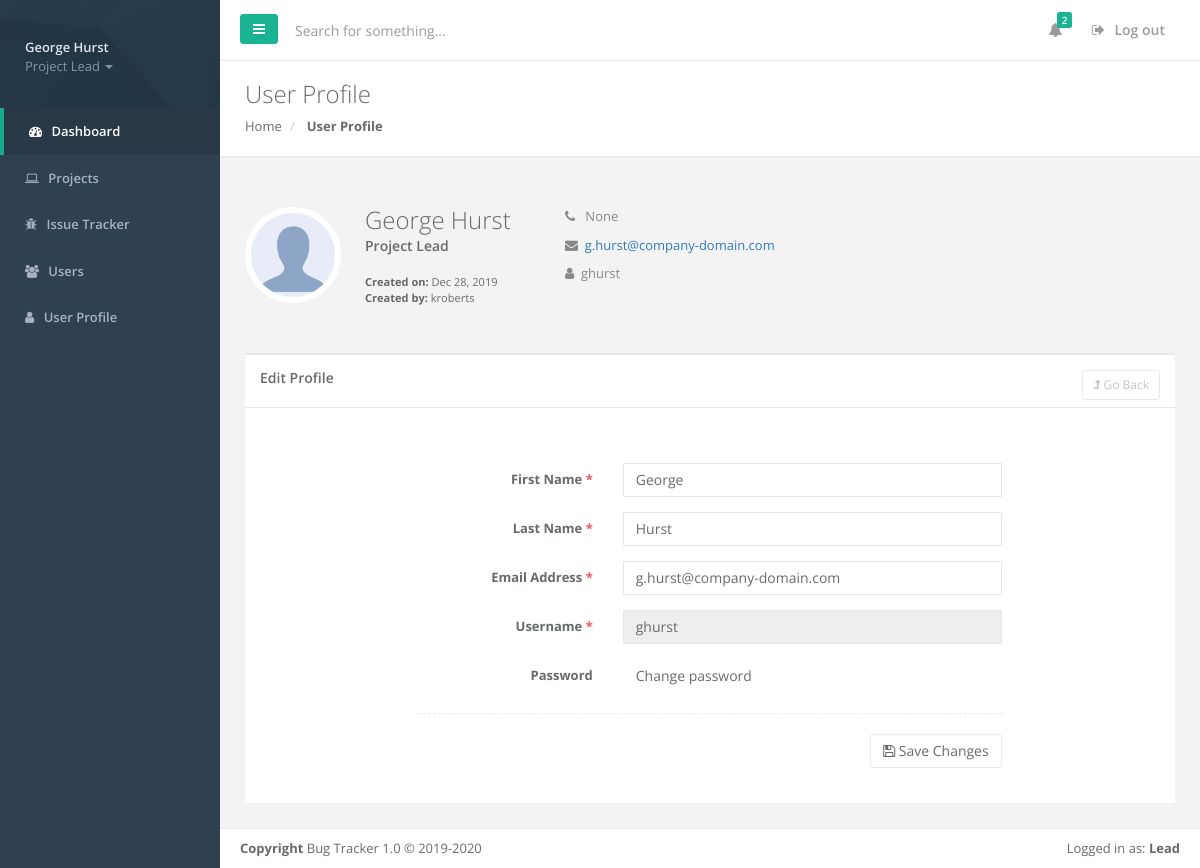
The page /user/profile (signed in) on the database its author committed.
### tables this page shows
CREATE TABLE 'bt_users' (
  'user_id' INTEGER PRIMARY KEY AUTOINCREMENT NOT NULL,
  'first_name' varchar(50),
  'last_name' varchar,
  'email' varchar(255),
  'work_phone' varchar(10),
  'username' varchar(255) NOT NULL,
  'password_hash' varchar(255) NOT NULL,
  'user_role' varchar(30) NOT NULL DEFAULT 'Member',
  'account_locked' varchar(1) NOT NULL DEFAULT 'N',
  'assigned_project' integer,
  'created_on' timestamp NOT NULL DEFAULT CURRENT_TIMESTAMP,
  'created_by' varchar(255) NOT NULL,
  'modified_on' timestamp,
  'modified_by' varchar(255),
  CONSTRAINT 'bt_user_project_fk' FOREIGN KEY ("assigned_project") REFERENCES "bt_projects" ("project_id"),
  CONSTRAINT 'bt_users_username_uk' UNIQUE ("username"),
  CONSTRAINT 'bt_users_user_role_ck' CHECK (user_role in ('Administrator','Manager','Lead','Member')),
  CONSTRAINT 'bt_users_user_assignment_ck' CHECK ( (user_role in ('Lead','Member') and assigned_project is not null) or
(user_role in ('Administrator','Manager') and assigned_project is null) )
);

### bugtracker/user.py (the view, shortened to what this page needs)
@bp.route('/user/profile', methods=('GET', 'POST'))
@login_required
def profile():
    user = get_user(g.user['user_id'])
    return render_template('user/profile.html', user=user)

### bugtracker/auth.py (called while the page is built)
@bp.before_app_request
def load_logged_in_user():
    user_id = session.get('user_id')
    if user_id is None:
        g.user = None
    else:
        g.user = get_db().execute('SELECT * FROM bt_users WHERE user_id = ?', (user_id,)).fetchone()

def login_required(view):
    @functools.wraps(view)
    def wrapped_view(**kwargs):
        if g.user is None:
            return redirect(url_for('auth.login'))
        return view(**kwargs)
    return wrapped_view

### bugtracker/db.py (called while the page is built)
def get_db():
    if 'db' not in g:
        g.db = sqlite3.connect(
            current_app.config['DATABASE'],
            detect_types=sqlite3.PARSE_DECLTYPES
        )
        g.db.row_factory = sqlite3.Row
    return g.db

### bugtracker/user.py (called while the page is built)
def get_user(id, check_login=True):
    user = get_db().execute(
        'SELECT *'
        ' FROM bt_users'
        ' WHERE user_id = ?',
        (id,)
    ).fetchone()
    if user is None:
        abort(404, "User id {0} doesn't exist.".format(id))
    if not g.user['user_role'] in ['Administrator', 'Manager']:
        if check_login and user['user_id'] != g.user['user_id']:
            abort(403, "Access denied, only administrator and managers can manage user accounts")
    return user

### bugtracker/templates/user/profile.html (shortened to what this page needs)
{% extends "base.html" %}
{% block stylesheets %}
    {{ super() }}
{% endblock stylesheets %}
{% block content %}
    <div class="row wrapper border-bottom white-bg page-heading">
        <div class="col-sm-4">
            <h2>User Profile</h2>
            <ol class="breadcrumb">
                <li>
                    <a href="{{ url_for('dashboard.index') }}">Home</a>
                </li>
                <li class="active">
                    <strong>User Profile</strong>
                </li>
            </ol>
        </div>
    </div>
    <div class="row">
        <div class="col-lg-12">
            <div class="wrapper wrapper-content animated fadeInUp">
                <div class="row m-b-lg m-t-lg">
                    <div class="col-md-4">
                        <div class="profile-image">
                            <img src="{{ url_for('static', filename='img/profile.png')}}" class="img-circle circle-border m-b-md" alt="profile">
                        </div>
                        <div class="profile-info">
                            <div class="">
                                <div>
                                    <h2 class="no-margins">
                                        {{ g.user['first_name'] + ' ' + g.user['last_name'] }}
                                    </h2>
                                    <h4>{% if g.user['user_role'] != 'Administrator' %}Project {% endif %}{{ g.user['user_role'] }}</h4>
                                    <div style="margin-top: 20px;">
                                        <small>
                                            <div>
                                                <strong>Created on:</strong> {{ g.user['created_on'].strftime('%b %d, %Y') }}
                                            </div>
                                            <div>
                                                <strong>Created by:</strong> {{ g.user['created_by'] }}
                                            </div>
                                        </small>
                                    </div>
                                </div>
                            </div>
                        </div>
                    </div>
                    <div class="col-md-3">
                        <ul class="list-unstyled">
                            <li>
                                <p class="text-muted">
                                    <i class="fa fa-phone"></i>&nbsp;&nbsp; <span class="txt-color-darken">{{ g.user['work_phone'] }}</span>
                                </p>
                            </li>
                            <li>
                                <p class="text-muted">
                                    <i class="fa fa-envelope"></i>&nbsp;&nbsp;<a href="mailto:simmons@smartadmin">{{ g.user['email'] }}</a>
                                </p>
                            </li>
                            <li>
                                <p class="text-muted">
                                    <i class="fa fa-user"></i>&nbsp;&nbsp;<span class="txt-color-darken">{{ g.user['username'] }}</span>
                                </p>
                            </li>
                        </ul>
                    </div>
                </div>
                <div class="ibox">
                    <div class="ibox-title">
                        <h5>Edit Profile</h5>
                        <div class="ibox-tools">
                            <a href="{{ url_for('dashboard.index') }}" class="btn btn-white btn-bitbucket btn-sm">
                                <i class="fa fa-level-up"></i> Go Back
                            </a>
                        </div>
                    </div>
                    <div class="ibox-content">
                        <div class="row m-b-sm m-t-sm">
                            <div class="col-md-10"></div>
                            <div class="col-md-2 text-right">
                            </div>
                        </div>
                        <br>
                        <div class="row">
                            <div class="col-md-2"></div>
                            <div class="col-md-8">
                                <form class="form-horizontal" method="post" action="">
                                    <div class="form-group">
                                        <label class="control-label col-sm-4" for="inputName">
                                            First Name <span class="text-danger">*</span>
                                        </label>
                                        <div class="col-sm-8">
                                            <input type="text" class="form-control" name="inputName" placeholder="Enter first name"
                                                value="{{ request.form['inputName'] or user['first_name'] }}" required="">
                                        </div>
                                    </div>
                                    <div class="form-group">
                                        <label class="control-label col-sm-4" for="inputLast">
                                            Last Name <span class="text-danger">*</span>
                                        </label>
                                        <div class="col-sm-8">
                                            <input type="text" class="form-control" name="inputLast" placeholder="Enter last name"
                                                value="{{ request.form['inputLast'] or user['last_name'] }}" required="">
                                        </div>
                                    </div>
                                    <div class="form-group">
                                        <label class="control-label col-sm-4" for="inputEmail">
                                            Email Address <span class="text-danger">*</span>
                                        </label>
                                        <div class="col-sm-8">
                                            <input type="email" class="form-control" name="inputEmail" placeholder="name@example.com"
                                                value="{{ request.form['inputEmail'] or user['email'] }}" required="">
                                        </div>
                                    </div>
                                    <div class="form-group">
                                        <label class="control-label col-sm-4" for="inputUsername">
                                            Username <span class="text-danger">*</span>
                                        </label>
                                        <div class="col-sm-8">
                                            <input type="text" class="form-control" name="inputUsername"
                                                value="{{ user['username'] }}" required="" readonly>
                                        </div>
                                    </div>
                                    <div class="form-group">
                                        <label class="control-label col-sm-4" for="inputUsername">Password </label>
                                        <div class="col-sm-8">
                                            <a type="link" href="{{ url_for('user.change_pass') }}" class="btn btn-outline btn-link">Change password</a>
                                        </div>
                                    </div>
                                    <div class="hr-line-dashed"></div>
                                    <div class="form-group text-right">
                                        <div class="col-sm-offset-2 col-sm-10">
                                            <button type="submit" class="btn btn-default"><i class="fa fa-save"></i> Save Changes</button>
                                        </div>
                                    </div>
                                </form>
                            </div>
                            <div class="col-md-2"></div>
                        </div>
                    </div>
                </div>
            </div>
        </div>
    </div>
{% endblock content %}

### bugtracker/templates/base.html (shortened to what this page needs)
<!DOCTYPE html>
<html lang="en">
<head>
    {% block head %}
        {% block stylesheets %}
            <link href="{{ url_for('static', filename='css/bootstrap.min.css') }}" rel="stylesheet">
            <link href="{{ url_for('static', filename='font-awesome/css/font-awesome.css') }}" rel="stylesheet">
            <link href="{{ url_for('static', filename='css/animate.css') }}" rel="stylesheet">
            <link href="{{ url_for('static', filename='css/style.css') }}" rel="stylesheet">
        {% endblock stylesheets %}
    {% endblock head %}
</head>
<body>
    <div id="wrapper">
        {% include "layout/sidebar.html" %}
        <div id="page-wrapper" class="gray-bg">
            {% include "layout/navigation.html" %}
            {% block content %}{% endblock content %}
            {% include "layout/footer.html" %}
        </div>
    </div>
</body>
</html>

### bugtracker/templates/layout/sidebar.html (shortened to what this page needs)
    <nav class="navbar-default navbar-static-side" role="navigation">
        <div class="sidebar-collapse">
            <ul class="nav metismenu" id="side-menu">
                <li class="nav-header">
                    <div class="dropdown profile-element">
                            <a data-toggle="dropdown" class="dropdown-toggle" href="#">
                            <span class="clear"> <span class="block m-t-xs"> <strong class="font-bold">{{ g.user['first_name']+' '+g.user['last_name'] }}</strong>
                            </span> <span class="text-muted text-xs block">{% if g.user['user_role'] != 'Administrator' %}Project {% endif %}{{ g.user['user_role'] }} <b class="caret"></b></span> </span> </a>
                    </div>
                </li>
                <li class="active">
                    <a href="{{ url_for('dashboard.index') }}"><i class="fa fa-dashboard"></i> <span class="nav-label">Dashboard</span></a>
                </li>
                <li>
                    <a href="{{ url_for('project.projects') }}"><i class="fa fa-laptop"></i> <span class="nav-label">Projects</span> </a>
                </li>
                <li>
                    <a href="/issues"><i class="fa fa-bug"></i> <span class="nav-label">Issue Tracker</span> </a>
                </li>
                <li>
                    <a href="{{ url_for('user.users') }}"><i class="fa fa-users"></i> <span class="nav-label">Users</span> </a>
                </li>
                <li>
                    <a href="{{ url_for('user.profile') }}"><i class="fa fa-user"></i> <span class="nav-label">User Profile</span> </a>
                </li>
            </ul>
        </div>
    </nav>

### bugtracker/templates/layout/navigation.html (shortened to what this page needs)
    <div class="row border-bottom">
        <nav class="navbar navbar-static-top white-bg" role="navigation" style="margin-bottom: 0">
            <div class="navbar-header">
                <a class="navbar-minimalize minimalize-styl-2 btn btn-primary " href="#"><i class="fa fa-bars"></i> </a>
                <form role="search" class="navbar-form-custom" method="post" action="#">
                    <div class="form-group">
                        <input type="text" placeholder="Search for something..." class="form-control" name="top-search" id="top-search">
                    </div>
                </form>
            </div>
            <ul class="nav navbar-top-links navbar-right">
                <li class="dropdown">
                    <a class="dropdown-toggle count-info" data-toggle="dropdown" href="#">
                        <i class="fa fa-bell"></i>  <span class="label label-primary">2</span>
                    </a>
                </li>
                <li>
                    <a href="{{ url_for('auth.logout') }}">
                        <i class="fa fa-sign-out"></i> Log out
                    </a>
                </li>
            </ul>
        </nav>
    </div>

### bugtracker/templates/layout/footer.html
    <div class="footer">
        <div class="pull-right">
            Logged in as: <strong>{{ g.user['user_role'] }}</strong>
        </div>
        <div>
            <strong>Copyright</strong> Bug Tracker 1.0 &copy; 2019-2020
        </div>
    </div>

### rows shown on the page
bt_users: first_name+last_name "George Hurst", user.user_role "Lead", user.created_on "Dec 28, 2019", user.created_by "kroberts", user.email "g.hurst@company-domain.com", user.username "ghurst", inputName "George", inputLast "Hurst", inputEmail "g.hurst@company-domain.com", inputUsername "ghurst"

### other values the page prints
{{ g.user['work_phone'] }} "None"
